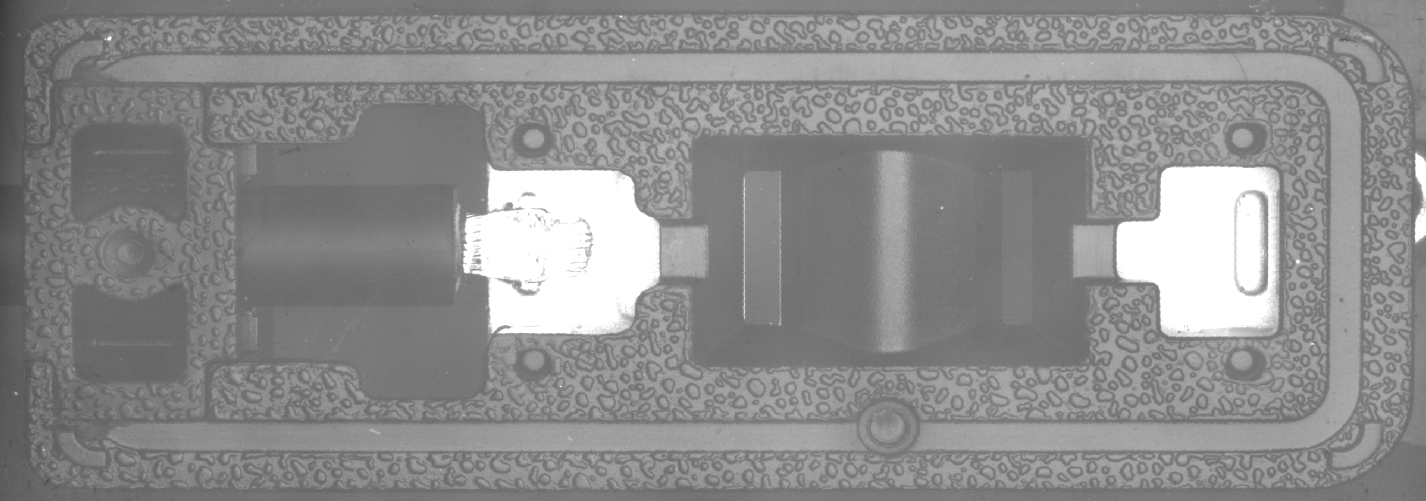
#> input picture dataset/images/1.bmp, 2852 x 1002 px (shown at 1/2 size); its folder holds only this picture in this run
$ python augment_yolo_dataset.py
#> lines starting #> are read from the running program, lines starting #| are printed output that depends on the picture
### AutoAugment/datasets/yolo_dataset.py
from __future__ import annotations

from collections.abc import Callable
from pathlib import Path
from typing import Any

import cv2

from AutoAugment.formats.yolo import load_yolo_labels
from AutoAugment.types import SampleDict

IMAGE_EXTENSIONS = (".jpg", ".jpeg", ".png", ".bmp", ".tif", ".tiff")


def project_root() -> Path:
    """返回项目根目录。"""
    return Path(__file__).resolve().parents[2]


def resolve_project_path(path: str | Path) -> Path:
    """解析项目根目录下的相对路径。"""
    path = Path(path)
    if path.is_absolute():
        raise ValueError("数据路径必须是相对项目根目录的相对路径")
    return project_root() / path


class YoloDetectionDataset:
    """YOLO 目标检测数据集读取器，返回统一 sample 结构。"""

    def __init__(
        self,
        images_dir: str | Path,
        labels_dir: str | Path | None = None,
        transform: Callable[[SampleDict], SampleDict] | None = None,
        image_extensions: tuple[str, ...] = IMAGE_EXTENSIONS,
    ) -> None:
        self.images_dir = resolve_project_path(images_dir)
        self.labels_dir = resolve_project_path(labels_dir) if labels_dir is not None else self.images_dir
        self.transform = transform
        self.image_paths = sorted(
            path for path in self.images_dir.rglob("*") if path.suffix.lower() in image_extensions
        )
        if not self.image_paths:
            raise ValueError(f"未找到图像文件: {self.images_dir}")

    def __len__(self) -> int:
        """返回样本数量。"""
        return len(self.image_paths)

    def __getitem__(self, index: int) -> SampleDict:
        """读取单个 YOLO 样本。"""
        image_path = self.image_paths[index]
        image = cv2.imread(str(image_path), cv2.IMREAD_COLOR)
        if image is None:
            raise ValueError(f"无法读取图像: {image_path}")
        height, width = image.shape[:2]
        label_path = self._label_path(image_path)
        labels, bboxes = load_yolo_labels(label_path, width, height)
        sample: dict[str, Any] = {
            "image": image,
            "bboxes": bboxes,
            "labels": labels,
            "image_path": str(image_path.relative_to(project_root())),
            "label_path": str(label_path.relative_to(project_root())) if label_path.exists() else None,
        }
        if self.transform is not None:
            sample = self.transform(sample)
        return sample

    def _label_path(self, image_path: Path) -> Path:
        """根据图像路径推导 YOLO 标签路径。"""
        relative = image_path.relative_to(self.images_dir)
        return self.labels_dir / relative.with_suffix(".txt")

### AutoAugment/pipelines/compose.py
from __future__ import annotations

from collections.abc import Iterable

import numpy as np

from AutoAugment.transforms.base import BaseTransform, validate_sample
from AutoAugment.types import SampleDict


class Compose:
    """按顺序组合多个目标检测增强算子。"""

    def __init__(self, transforms: Iterable[BaseTransform], seed: int | None = None) -> None:
        self.transforms = list(transforms)
        self.rng = np.random.default_rng(seed)

    # [6 lines left out: function __call__, not called in this run]

### AutoAugment/transforms/geometric/crop.py
from __future__ import annotations

import numpy as np

from AutoAugment.bbox.clip import clip_filter_bboxes
from AutoAugment.transforms.base import BaseTransform, build_sample, choose_int_value, sample_image_size
from AutoAugment.types import SampleDict


class RandomCrop(BaseTransform):
    """随机裁剪增强，裁剪后平移、裁剪并过滤 bbox。"""

    def __init__(
        self,
        crop_box: tuple[int, int, int, int] | None = None,
        crop_size: tuple[int, int] | None = None,
        width_range: tuple[int, int] | None = None,
        height_range: tuple[int, int] | None = None,
        min_visibility: float = 0.2,
        max_trials: int = 20,
        probability: float = 1.0,
        seed: int | None = None,
    ) -> None:
        super().__init__(probability=probability, seed=seed)
        self.crop_box = crop_box
        self.crop_size = crop_size
        self.width_range = width_range
        self.height_range = height_range
        self.min_visibility = min_visibility
        self.max_trials = max(1, max_trials)

    # [79 lines left out: functions apply, _sample_crop_box, _crop_once, _sanitize_crop_box, _bbox_area, not called in this run]

### AutoAugment/bbox/convert.py
from __future__ import annotations

import numpy as np


# [14 lines left out: function yolo_to_xyxy, not called in this run]


def xyxy_to_yolo(bboxes: np.ndarray, width: int, height: int) -> np.ndarray:
    """将 xyxy bbox 转为 YOLO 归一化 xywh。"""
    boxes = np.asarray(bboxes, dtype=np.float32)
    if boxes.size == 0:
        return boxes.reshape(0, 4)
    x_center = ((boxes[:, 0] + boxes[:, 2]) / 2.0) / width
    y_center = ((boxes[:, 1] + boxes[:, 3]) / 2.0) / height
    box_width = (boxes[:, 2] - boxes[:, 0]) / width
    box_height = (boxes[:, 3] - boxes[:, 1]) / height
    return np.stack([x_center, y_center, box_width, box_height], axis=1).astype(np.float32)


# [22 lines left out: functions coco_to_xyxy, xyxy_to_coco, not called in this run]


def voc_to_xyxy(voc_boxes: np.ndarray) -> np.ndarray:
    """将 VOC bbox 转为 xyxy。"""
    return np.asarray(voc_boxes, dtype=np.float32).reshape(-1, 4)


def xyxy_to_voc(bboxes: np.ndarray) -> np.ndarray:
    """将 xyxy bbox 转为 VOC bbox。"""
    return np.asarray(bboxes, dtype=np.float32).reshape(-1, 4)

### AutoAugment/transforms/base.py
from __future__ import annotations

from abc import ABC, abstractmethod
from typing import Any

import numpy as np

from AutoAugment.types import SampleDict


class BaseTransform(ABC):
    """目标检测增强基类，所有增强都接收并返回 sample。"""

    def __init__(self, probability: float = 1.0, seed: int | None = None) -> None:
        self.probability = float(np.clip(probability, 0.0, 1.0))
        self.rng = np.random.default_rng(seed)

    # [7 lines left out: function __call__, not called in this run]

    @abstractmethod
    def apply(self, sample: SampleDict, rng: np.random.Generator) -> SampleDict:
        """执行具体增强逻辑。"""


# [80 lines left out: functions validate_sample, copy_sample, build_sample, sample_image_size, choose_value, choose_int_value, not called in this run]

### AutoAugment/transforms/geometric/rotate.py
from __future__ import annotations

import cv2
import numpy as np

from AutoAugment.bbox.affine import apply_affine_to_bboxes
from AutoAugment.bbox.clip import clip_filter_bboxes
from AutoAugment.transforms.base import BaseTransform, build_sample, choose_value, sample_image_size
from AutoAugment.types import SampleDict


class Rotate(BaseTransform):
    """仿射旋转增强，通过四角点变换重新计算 bbox 外接矩形。"""

    def __init__(
        self,
        angle: float | None = None,
        angle_range: tuple[float, float] = (-10.0, 10.0),
        probability: float = 1.0,
        seed: int | None = None,
        border_value: tuple[int, int, int] = (0, 0, 0),
    ) -> None:
        super().__init__(probability=probability, seed=seed)
        self.angle = angle
        self.angle_range = angle_range
        self.border_value = border_value

    # [17 lines left out: function apply, not called in this run]

### AutoAugment/transforms/geometric/scale.py
from __future__ import annotations

import cv2
import numpy as np

from AutoAugment.bbox.affine import apply_affine_to_bboxes
from AutoAugment.bbox.clip import clip_filter_bboxes
from AutoAugment.transforms.base import BaseTransform, build_sample, choose_value, sample_image_size
from AutoAugment.types import SampleDict


class Scale(BaseTransform):
    """以图像中心为基准缩放，模拟距离和成像倍率变化。"""

    def __init__(
        self,
        scale: float | None = None,
        scale_range: tuple[float, float] = (0.8, 1.2),
        probability: float = 1.0,
        seed: int | None = None,
        border_value: tuple[int, int, int] = (0, 0, 0),
    ) -> None:
        super().__init__(probability=probability, seed=seed)
        self.scale = scale
        self.scale_range = scale_range
        self.border_value = border_value

    # [26 lines left out: function apply, not called in this run]

### AutoAugment/transforms/geometric/translate.py
from __future__ import annotations

import cv2
import numpy as np

from AutoAugment.bbox.affine import apply_affine_to_bboxes
from AutoAugment.bbox.clip import clip_filter_bboxes
from AutoAugment.transforms.base import BaseTransform, build_sample, choose_value, sample_image_size
from AutoAugment.types import SampleDict


class Translate(BaseTransform):
    """平移增强，用于模拟相机、工装或 ROI 定位偏差。"""

    def __init__(
        self,
        dx: float | None = None,
        dy: float | None = None,
        dx_range: tuple[float, float] = (-0.08, 0.08),
        dy_range: tuple[float, float] = (-0.08, 0.08),
        probability: float = 1.0,
        seed: int | None = None,
        border_value: tuple[int, int, int] = (0, 0, 0),
    ) -> None:
        super().__init__(probability=probability, seed=seed)
        self.dx = dx
        self.dy = dy
        self.dx_range = dx_range
        self.dy_range = dy_range
        self.border_value = border_value

    # [19 lines left out: function apply, not called in this run]

### AutoAugment/formats/yolo.py
from __future__ import annotations

from pathlib import Path

import numpy as np

from AutoAugment.bbox.convert import xyxy_to_yolo, yolo_to_xyxy


# [20 lines left out: function load_yolo_labels, not called in this run]


def save_yolo_labels(label_path: str | Path, labels: np.ndarray, bboxes: np.ndarray, image_width: int, image_height: int) -> None:
    """将 labels 与 xyxy bbox 保存为 YOLO txt 标注。"""
    path = Path(label_path)
    path.parent.mkdir(parents=True, exist_ok=True)
    yolo_boxes = xyxy_to_yolo(bboxes, image_width, image_height)
    lines = []
    for label, box in zip(labels, yolo_boxes):
        lines.append(f"{int(label)} {box[0]:.6f} {box[1]:.6f} {box[2]:.6f} {box[3]:.6f}")
    path.write_text("\n".join(lines), encoding="utf-8")

### tools/augment_yolo_dataset.py
from __future__ import annotations

import argparse
import sys
from pathlib import Path

import cv2
import numpy as np

PROJECT_ROOT = Path(__file__).resolve().parents[1]
if str(PROJECT_ROOT) not in sys.path:
    sys.path.insert(0, str(PROJECT_ROOT))

from AutoAugment.datasets import YoloDetectionDataset
from AutoAugment.formats.yolo import save_yolo_labels
from AutoAugment.pipelines import Compose
from AutoAugment.transforms.geometric import HorizontalFlip, RandomCrop, Rotate, Scale, Translate, VerticalFlip
from AutoAugment.visualize import draw_bboxes


def resolve_project_path(path: str | Path) -> Path:
    """将相对路径解析为项目根目录下的路径。"""
    path = Path(path)
    if path.is_absolute():
        raise ValueError("路径必须是相对项目根目录的相对路径")
    return PROJECT_ROOT / path


def parse_args() -> argparse.Namespace:
    """解析 YOLO 批量增强参数。"""
    parser = argparse.ArgumentParser(description="批量增强 YOLO 目标检测数据集")
    parser.add_argument("--images-dir", type=str, default=None, help="YOLO 图像目录相对项目根目录路径")
    parser.add_argument("--labels-dir", type=str, default=None, help="YOLO 标签目录相对项目根目录路径")
    parser.add_argument("--output-dir", type=str, default="outputs/yolo_augmented", help="增强结果输出目录")
    parser.add_argument("--repeat", type=int, default=1, help="每张图像增强次数")
    parser.add_argument("--seed", type=int, default=42, help="随机种子")
    parser.add_argument("--visualize", action="store_true", help="是否额外保存 bbox 可视化图")
    return parser.parse_args()


def build_pipeline(seed: int) -> Compose:
    """构建 YOLO 批量增强流水线。"""
    return Compose(
        [
            HorizontalFlip(probability=0.5),
            VerticalFlip(probability=0.05),
            Rotate(angle_range=(-6.0, 6.0), probability=0.5),
            Translate(dx_range=(-0.05, 0.05), dy_range=(-0.05, 0.05), probability=0.5),
            Scale(scale_range=(0.9, 1.12), probability=0.4),
            RandomCrop(min_visibility=0.25, probability=0.25),
        ],
        seed=seed,
    )


def create_demo_yolo_dataset(root: Path) -> tuple[str, str]:
    """创建可直接运行的最小 YOLO 检测数据集。"""
    images_dir = root / "images"
    labels_dir = root / "labels"
    images_dir.mkdir(parents=True, exist_ok=True)
    labels_dir.mkdir(parents=True, exist_ok=True)
    for index in range(2):
        image = np.full((256, 256, 3), 35 + index * 20, dtype=np.uint8)
        x1 = 50 + index * 20
        y1 = 70
        x2 = 155 + index * 15
        y2 = 165
        cv2.rectangle(image, (x1, y1), (x2, y2), (170, 180, 190), -1)
        cv2.circle(image, (185, 95 + index * 15), 18, (80, 140, 220), -1)
        image_path = images_dir / f"demo_{index:03d}.jpg"
        label_path = labels_dir / f"demo_{index:03d}.txt"
        cv2.imwrite(str(image_path), image)
        bboxes = np.asarray([[x1, y1, x2, y2], [167, 77 + index * 15, 203, 113 + index * 15]], dtype=np.float32)
        labels = np.asarray([0, 1], dtype=np.int64)
        save_yolo_labels(label_path, labels, bboxes, image_width=256, image_height=256)
#> this loop made 2 passes
#> pass 1, in create_demo_yolo_dataset, `cv2.imwrite(str(image_path), image)`:
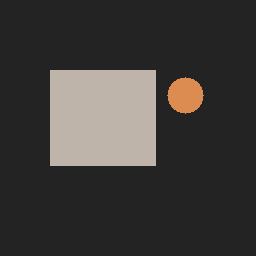
#> saved as demo_000.jpg: shape (256, 256, 3); mean B, G, R 56.7, 59.1, 61.9
#> pass 2, in create_demo_yolo_dataset, `cv2.imwrite(str(image_path), image)`:
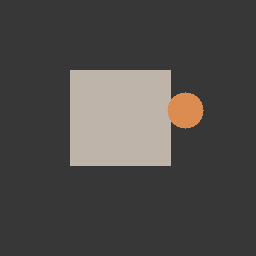
#> saved as demo_001.jpg: shape (256, 256, 3); mean B, G, R 72.3, 74.7, 77.4
    return "outputs/demo_yolo_source/images", "outputs/demo_yolo_source/labels"


def prepare_dataset_args(args: argparse.Namespace) -> tuple[str, str]:
    """准备真实或内置 YOLO 数据集路径。"""
    if args.images_dir is not None:
        labels_dir = args.labels_dir if args.labels_dir is not None else args.images_dir
        return args.images_dir, labels_dir
    return create_demo_yolo_dataset(resolve_project_path("outputs/demo_yolo_source"))


def save_augmented_sample(sample: dict, output_dir: Path, stem: str, visualize: bool) -> None:
    """保存增强后的图像、YOLO 标签和可选可视化结果。"""
    images_dir = output_dir / "images"
    labels_dir = output_dir / "labels"
    vis_dir = output_dir / "visualize"
    images_dir.mkdir(parents=True, exist_ok=True)
    labels_dir.mkdir(parents=True, exist_ok=True)
    image_path = images_dir / f"{stem}.jpg"
    label_path = labels_dir / f"{stem}.txt"
    cv2.imwrite(str(image_path), sample["image"])
    height, width = sample["image"].shape[:2]
    save_yolo_labels(label_path, sample["labels"], sample["bboxes"], width, height)
    if visualize:
        vis_dir.mkdir(parents=True, exist_ok=True)
        cv2.imwrite(str(vis_dir / f"{stem}.jpg"), draw_bboxes(sample))


def main() -> None:
    """运行 YOLO 目标检测数据集批量增强。"""
    args = parse_args()
    images_dir, labels_dir = prepare_dataset_args(args)
    pipeline = build_pipeline(args.seed)
    dataset = YoloDetectionDataset(images_dir=images_dir, labels_dir=labels_dir, transform=None)
    output_dir = resolve_project_path(args.output_dir)
    total = 0
    for index in range(len(dataset)):
        sample = dataset[index]
        image_stem = Path(sample["image_path"]).stem
        for repeat_index in range(max(1, args.repeat)):
            augmented = pipeline(sample)
            output_stem = f"{image_stem}_aug_{repeat_index:03d}"
            save_augmented_sample(augmented, output_dir, output_stem, args.visualize)
            total += 1
#> this loop made 1 pass
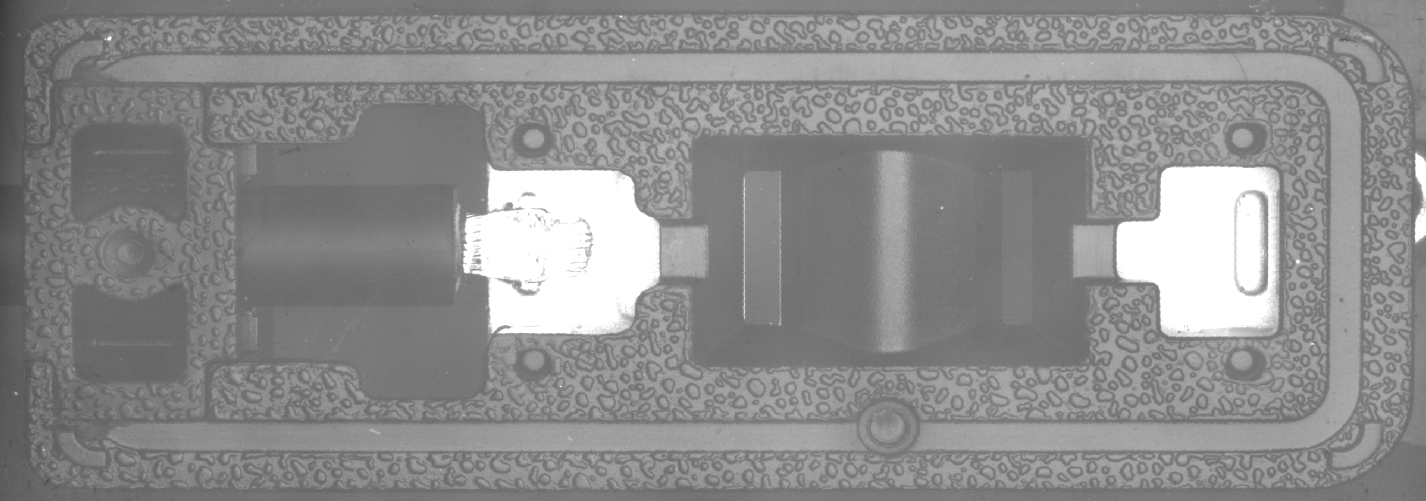
#> input picture dataset/images/1.bmp, 2852 x 1002 px (shown at 1/2 size)
    print(f"已增强样本数: {total}")
    print(f"输出目录: {output_dir}")


if __name__ == "__main__":
#> (the run stopped early here; a loop or call above may not have finished)
